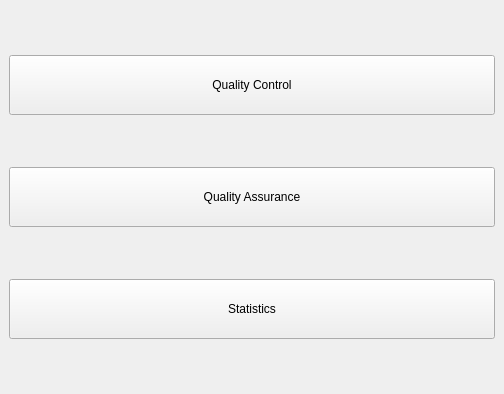
<?xml version="1.0" encoding="UTF-8"?>
<ui version="4.0">
 <class>MainWindow</class>
 <widget class="QMainWindow" name="MainWindow">
  <property name="geometry">
   <rect>
    <x>0</x>
    <y>0</y>
    <width>504</width>
    <height>394</height>
   </rect>
  </property>
  <property name="windowTitle">
   <string>MainWindow</string>
  </property>
  <widget class="QWidget" name="centralwidget">
   <layout class="QGridLayout" name="gridLayout">
    <item row="0" column="0">
     <widget class="QPushButton" name="QC_pushButton">
      <property name="minimumSize">
       <size>
        <width>200</width>
        <height>60</height>
       </size>
      </property>
      <property name="text">
       <string>Quality Control</string>
      </property>
     </widget>
    </item>
    <item row="1" column="0">
     <widget class="QPushButton" name="QA_pushButton">
      <property name="minimumSize">
       <size>
        <width>200</width>
        <height>60</height>
       </size>
      </property>
      <property name="text">
       <string>Quality Assurance</string>
      </property>
     </widget>
    </item>
    <item row="2" column="0">
     <widget class="QPushButton" name="Stats_pushButton">
      <property name="minimumSize">
       <size>
        <width>200</width>
        <height>60</height>
       </size>
      </property>
      <property name="text">
       <string>Statistics</string>
      </property>
     </widget>
    </item>
   </layout>
  </widget>
 </widget>
 <resources/>
 <connections/>
</ui>
